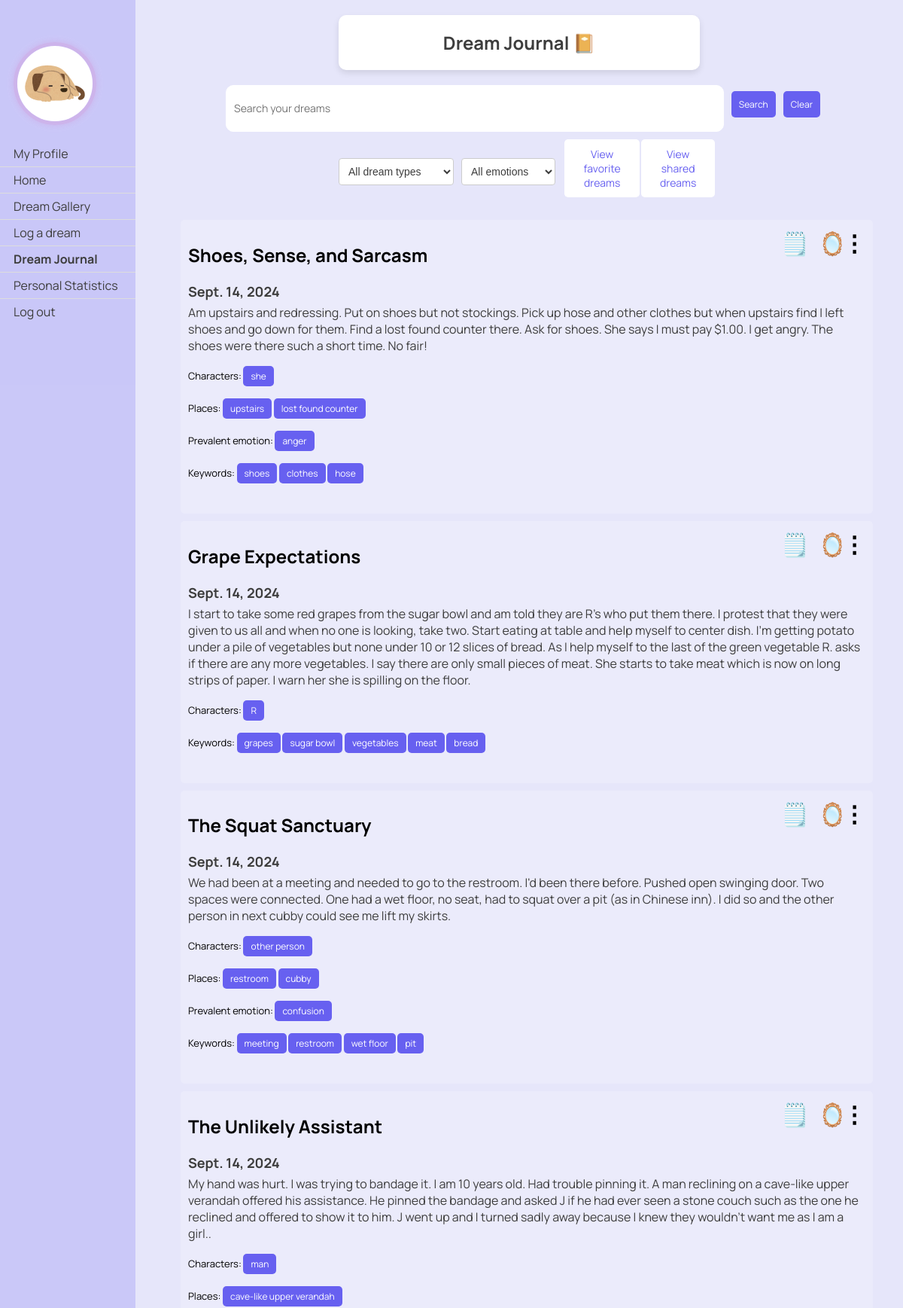
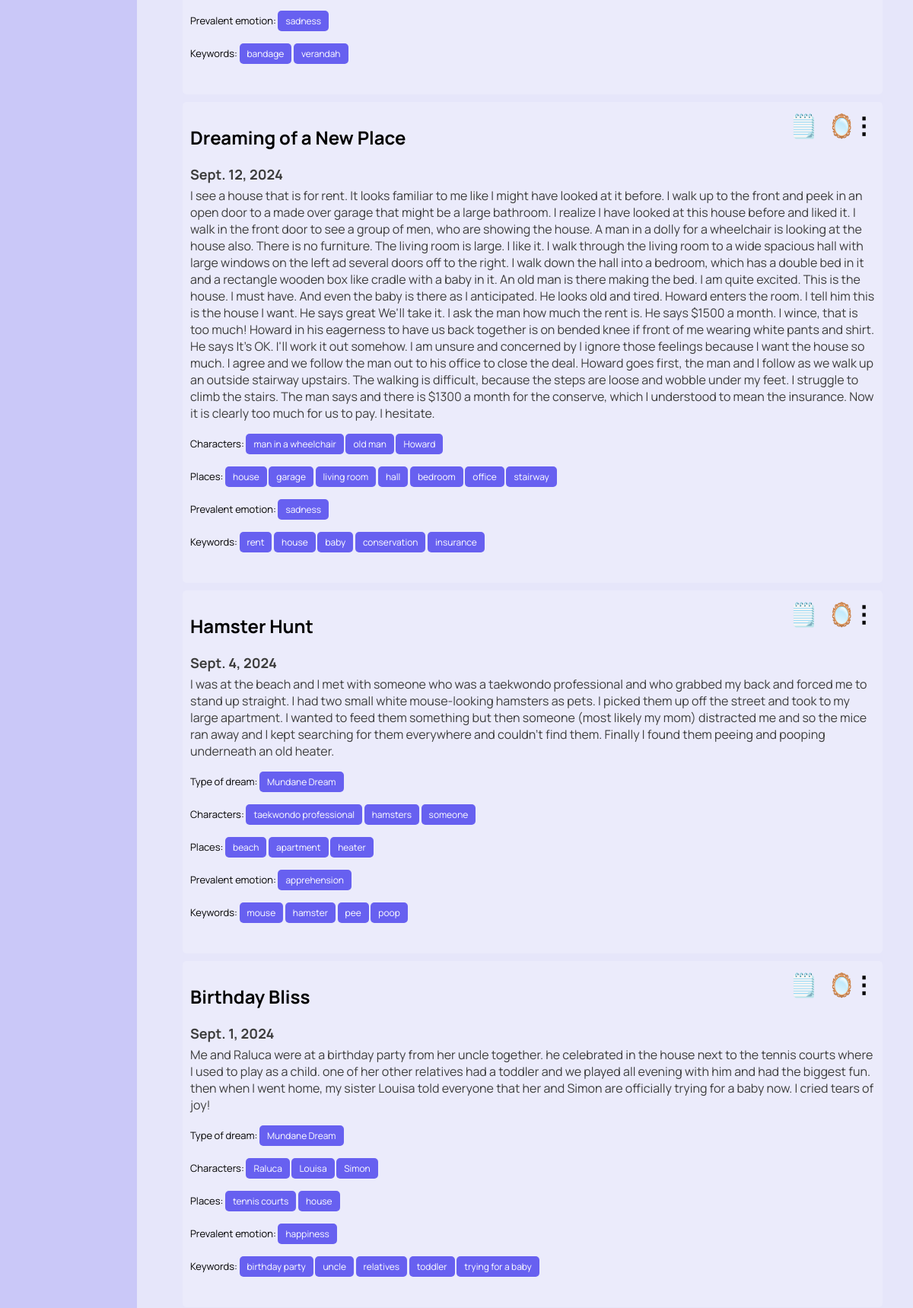
Page /dreams/journal/ (signed in, upper part) on the committed database (2 pictures, top to bottom).
### dreams/models.py (models this page shows, shortened)
class Profile(models.Model):
    user = models.OneToOneField(User, on_delete=models.CASCADE)
    avatar = models.CharField(max_length=100, choices=[
        ('1.jpg', 'Picture 1'),
        ('3.jpg', 'Picture 3'),
        ('4.jpg', 'Picture 4'),
        ('5.jpg', 'Picture 5'),
        ('6.jpg', 'Picture 6'),
        ('7.jpg', 'Picture 7'),
        ('8.jpg', 'Picture 8'),
        ('9.jpg', 'Picture 9'),
        ('10.jpg', 'Picture 10'),
        ('11.jpg', 'Picture 11'),
        ('12.jpg', 'Picture 12'),
        ('13.jpg', 'Picture 13'),
    ],
                              default='1.jpg')
    bio = models.TextField()

class Dream(models.Model):
    classification_options = [
        ('0', 'Nightmare'),
        ('1', 'Mundane Dream'),
        ('2', 'Lucid Dream'),
        ('3', 'Existential Dream'),
    ]
    user = models.ForeignKey(User, on_delete=models.CASCADE)
    date = models.DateField()
    time = models.TimeField(default=timezone.now)
    content = models.TextField()
    shared = models.BooleanField(default=False)
    anon = models.BooleanField(default=False)
    processed = models.BooleanField(default=False)
    is_favorite = models.BooleanField(default=False)
    keywords = models.JSONField(default=list, blank=True)
    classification = models.CharField(max_length=1, choices=classification_options, blank=True, null=True, default='')
    characters = models.JSONField(default=list, blank=True)
    places = models.JSONField(default=list, blank=True)
    emotion = models.CharField(max_length=20, blank=True)
    emotion_options = ['anger', 'apprehension', 'sadness', 'confusion', 'happiness', '']
    optional_titles = models.JSONField(default=list, blank=True)
    title = models.TextField(blank=True)
    User.add_to_class('is_new', models.BooleanField(default=True))
    def classification_string(self):
        return dict(self.classification_options).get(self.classification, "No classification")

### dreams/views.py (the view)
# urls.py: path('journal/', views.dream_journal, name='dream_journal'),
@login_required
def dream_journal(request):
    query = request.GET.get('q', '')
    class_query = request.GET.get('classification', '')
    emotion_query = request.GET.get('emotion', '')
    character_query = request.GET.get('character', '')
    place_query = request.GET.get('place', '')
    place_query = unquote(place_query)
    dreams = Dream.objects.filter(user=request.user)
    keyword_query = request.GET.get('keyword', '')
    if query:
        regex_pattern = r'\b({}|{}s?|{}\'s?)\b'.format(re.escape(query), re.escape(query),
                                                       re.escape(query))
        dreams = dreams.filter(Q(content__iregex=regex_pattern))
    if class_query:
        dreams = dreams.filter(classification=class_query)
    if emotion_query:
        dreams = dreams.filter(emotion=emotion_query)
    if keyword_query:
        dreams = dreams.filter(Q(keywords__iregex=r'\b{}\b'.format(re.escape(keyword_query))))
    if character_query:
        dreams = dreams.filter(Q(characters__iregex=r'\b{}\b'.format(re.escape(character_query))))
    if place_query:
        dreams = dreams.filter(Q(places__iregex=r'\b{}\b'.format(re.escape(place_query))))
    dreams = dreams.order_by('-date', '-time')
    paginator = Paginator(dreams, 10)  # Show 10 dreams per page
    page_number = request.GET.get('page')
    page_obj = paginator.get_page(page_number)
    print(f"Decoded place: {place_query}")
    context = {
        'dreams': page_obj,
        'query': query,
        'class_query': class_query,
        'emotion_query': emotion_query,
        'keyword_query': keyword_query,
        'character_query': character_query,
        'place_query': place_query
    }
    return render(request, 'dreams/dream_journal.html', context)

### dreams/templatetags/highlight.py (called while the page is built)
@register.filter(name='highlight')
def highlight(text, search):
    pattern = re.compile(
        r'\b{}\b'.format(re.escape(search)),
        re.IGNORECASE
    )
    highlighted_text = pattern.sub(lambda m: f'<span class="highlight">{m.group()}</span>', text)
    return highlighted_text

### dreams/templates/dreams/dream_journal.html (shortened to what this page needs)
{% load static %}
{% load highlight %}
<!DOCTYPE html>
<html>
<head>
    <link rel="stylesheet" type="text/css" href="{% static 'css/styles.css' %}">
</head>
<body>
<div class="header">
    <h2>Dream Journal 📔</h2>
</div>
<div class="sidenav">
    <a href="{% url 'dreams:profile' %}" class="profile-link">
        <img src="{% static 'pfps/'|add:user.profile.avatar %}"
             style="width: 100px; height: 100px; border-radius: 50%; border: 5px solid #cdb4eb; box-shadow: 0 0 10px #cdb4eb;">
        <br></br>
        <span>My Profile</span>
    </a>
    <a href="/">Home</a>
    <a href="{% url 'dreams:gallery' %}">Dream Gallery</a>
    <a href="{% url 'dreams:log_dream' %}">Log a dream</a>
    <a href="{% url 'dreams:dream_journal' %}"><b>Dream Journal</b></a>
    <a href="{% url 'dreams:personal_statistics' %}">Personal Statistics</a>
    <a href="{% url 'logout' %}">Log out</a>
</div>
{% if dreams %}
<div class="container">
    <form class="search-form" method="get" action="{% url 'dreams:dream_journal' %}">
        <div class="search-bar-container">
            <input id="searchInput" type="text" name="q" placeholder="Search your dreams" value="{{ query }}">
            <button type="submit">Search</button>
            <button type="button" onclick="clearSearch()">Clear</button>
        </div>
        <div class="filters-container">
            <select id="classification" name="classification">
                <option value="">All dream types</option>
            </select>
            <select id="emotion" name="emotion">
                <option value="">All emotions</option>
            </select>
            {% if is_favorite_view %}
                <a href="{% url 'dreams:dream_journal' %}" class="button">View all dreams</a>
            {% else %}
                <a href="{% url 'dreams:view_favorite' %}" class="button">View favorite dreams</a>
            {% endif %}
            {% if is_shared_view %}
                <a href="{% url 'dreams:dream_journal' %}" class="button">View all dreams</a>
            {% else %}
                <a href="{% url 'dreams:view_own_shared' %}" class="button">View shared dreams</a>
            {% endif %}
        </div>
    </form>
</div>
<div class="dreams">
    {% for dream in dreams%}
    {% if not query or query|lower in dream.content|lower %}
    <div class="dream">
        {% if dream.title %}
            <h2 class="dream-title">{{ dream.title }}</h2>
        {% endif %}
        <h3 class="dream-date">{{ dream.date }}</h3>
        <p class="dream-content">
            {% autoescape off %}
            {{ dream.content|safe|highlight:query }}
            {% endautoescape %}
        </p>
        <p class="class-form">
            {% if dream.classification %}
            Type of dream:
            <form class="class-form" method="get" action="{% url 'dreams:dream_journal' %}">
                <button type="submit">{{ dream.classification_string}}</button>
            </form>
            {% endif %}
        </p>
        <p class="class-form">
            {% if dream.characters %}
            Characters:
            {% for character in dream.characters %}
                <form class="class-form" method="get" action="{% url 'dreams:dream_journal' %}">
                    <button type="submit">{{ character }}</button>
                </form>
            {% endfor %}
            {% endif %}
        </p>
        <p class="class-form">
            {% if dream.places %}
            Places:
            {% for place in dream.places %}
                <form class="class-form" method="get" action="{% url 'dreams:dream_journal' %}">
                    <button type="submit">{{ place  }}</button>
                </form>
            {% endfor %}
            {% endif %}
        </p>
        <p class="class-form">
            {%if dream.emotion%}
            Prevalent emotion:
                <form class="class-form" method="get" action="{% url 'dreams:dream_journal' %}">
                <button type="submit">{{ dream.emotion }}</button>
            </form>
            {%endif%}
        </p>
        <p class="keyword-form">
            {%if dream.keywords%}
            Keywords:
            {%endif%}
            {% for keyword in dream.keywords %}
            <form class="keyword-form" method="get" action="{% url 'dreams:dream_journal' %}">
                <button type="submit">{{ keyword }}</button>
            </form>
            {% endfor %}
        </p>
        <div class="menu">
            <span class="icon" style="margin-right: 75px">🗒️</span>
        </div>
        <div class="menu">
            <span class="icon" style="margin-right: 25px">🪞</span>
        </div>
        <div class="menu">
            <span class="icon">⋮</span>
        </div>
    </div>
    {% endif %}
    {% endfor %}
{% else %}
    <div class="dream-title">
        <p>No dreams found. You can log your dreams <a href="{% url 'dreams:log_dream' %}" >here.</a> </p>
    </div>
{% endif %}
</div>
</body>
</html>

### static/css/styles.css (style rules this page uses)
body { font-family: 'Manrope', -apple-system, BlinkMacSystemFont, "Segoe UI", Roboto, Oxygen-Sans, Ubuntu, Cantarell, "Helvetica Neue", sans-serif; margin: 0; padding: 0; background-color: #E6E6FA; }
.button, button { font-family: 'Manrope', sans-serif; background-color: white; color: rgba(103, 96, 240); text-decoration: none; padding: 10px 20px; border: none; border-radius: 5px; font-size: 18px; cursor: pointer; width: 200px; height: 50px; display: inline-flex; align-items: center; justify-content: center; transition: background-color 0.3s, color 0.3s; }

### rows in the picture
Dream: title "Shoes, Sense, and Sarcasm", date "Sept. 14, 2024", content|highlight "Am upstairs and redressing . Put on shoes but not stockings . Pick up hose and other clothes but when upstairs find I left shoes and go down for them . Find a lost found counter there . Ask for shoes . She says I must pay $ 1 . 00 . I get angry . The shoes were there such a short time . No fair !", characters "she", places "upstairs" "lost found counter", emotion "anger", shows "Keywords:", keywords "shoes" "clothes" "hose"
Dream: title "Grape Expectations", date "Sept. 14, 2024", content|highlight "I start to take some red grapes from the sugar bowl and am told they are R ' s who put them there . I protest that they were given to us all and when no one is looking , take two . Start eating at table and help myself to center dish . I ' m getting potato under a pile of vegetables but none under 10 or 12 slices of bread . As I help myself to the last of the green vegetable R . asks if there are any more vegetables . I say there are only small pieces of meat . She starts to take meat which is now on long strips of paper . I warn her she is spilling on the floor .", characters "R", shows "Keywords:", keywords "grapes" "sugar bowl" "vegetables" "meat" "bread"
Dream: title "The Squat Sanctuary", date "Sept. 14, 2024", content|highlight "We had been at a meeting and needed to go to the restroom . I ' d been there before . Pushed open swinging door . Two spaces were connected . One had a wet floor , no seat , had to squat over a pit ( as in Chinese inn ). I did so and the other person in next cubby could see me lift my skirts .", characters "other person", places "restroom" "cubby", emotion "confusion", shows "Keywords:", keywords "meeting" "restroom" "wet floor" "pit"
Dream: title "The Unlikely Assistant", date "Sept. 14, 2024", content|highlight "My hand was hurt . I was trying to bandage it . I am 10 years old . Had trouble pinning it . A man reclining on a cave - like upper verandah offered his assistance . He pinned the bandage and asked J if he had ever seen a stone couch such as the one he reclined and offered to show it to him . J went up and I turned sadly away because I knew they wouldn ' t want me as I am a girl ..", characters "man", places "cave-like upper verandah", emotion "sadness", shows "Keywords:", keywords "bandage" "verandah"
Dream: title "Dreaming of a New Place", date "Sept. 12, 2024", content|highlight "I see a house that is for rent . It looks familiar to me like I might have looked at it before . I walk up to the front and peek in an open door to a made over garage that might be a large bathroom . I realize I have looked at this house before and liked it . I walk in the front door to see a group of men , who are showing the house . A man in a dolly for a wheelchair is looking at the house also . There is no furniture . The living room is large . I like it . I walk through the living room to a wide spacious hall with large windows on the left ad several doors off to the right . I walk down the hall into a bedroom , which has a double bed in it and a rectangle wooden box like cradle with a…", characters "man in a wheelchair" "old man" "Howard", places "house" "garage" "living room" "hall" "bedroom" "office" "stairway", emotion "sadness", shows "Keywords:", keywords "rent" "house" "baby" "conservation" "insurance"
Dream: title "Hamster Hunt", date "Sept. 4, 2024", content|highlight "I was at the beach and I met with someone who was a taekwondo professional and who grabbed my back and forced me to stand up straight . I had two small white mouse - looking hamsters as pets . I picked them up off the street and took to my large apartment . I wanted to feed them something but then someone ( most likely my mom ) distracted me and so the mice ran away and I kept searching for them everywhere and couldn ' t find them . Finally I found them peeing and pooping underneath an old heater .", classification_string "Mundane Dream", characters "taekwondo professional" "hamsters" "someone", places "beach" "apartment" "heater", emotion "apprehension", shows "Keywords:", keywords "mouse" "hamster" "pee" "poop"
Dream: title "Birthday Bliss", date "Sept. 1, 2024", content|highlight "Me and Raluca were at a birthday party from her uncle together . he celebrated in the house next to the tennis courts where I used to play as a child . one of her other relatives had a toddler and we played all evening with him and had the biggest fun . then when I went home , my sister Louisa told everyone that her and Simon are officially trying for a baby now . I cried tears of joy !", classification_string "Mundane Dream", characters "Raluca" "Louisa" "Simon", places "tennis courts" "house", emotion "happiness", shows "Keywords:", keywords "birthday party" "uncle" "relatives" "toddler" "trying for a baby"
